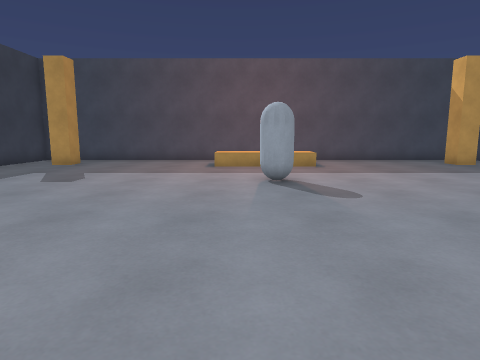
[1] (above)

15 first-person views from a walk through a Unity game level. The camera is 1.2 m above the floor, tilts 8° down and sees 75° across. The floor is counted in squares, 1 m on a side. Each view is taken from the middle of a square. On the plan, view 1 faces up. The plan holds only what a view shows up to about 13 squares ahead; the rest is blank.

[2]
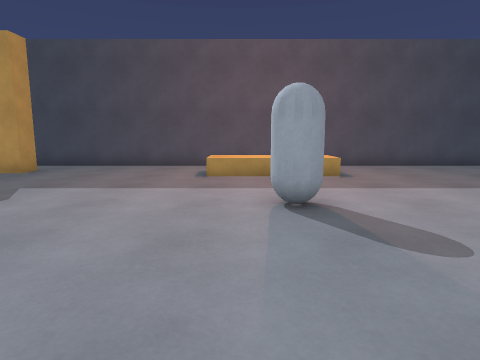

[3]
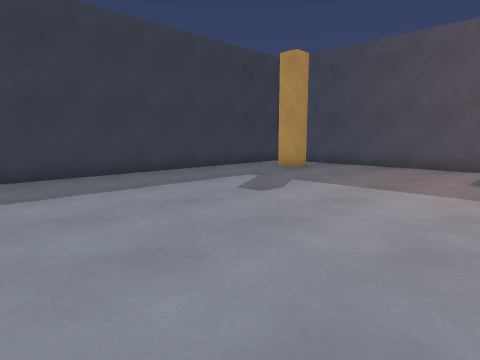

[4]
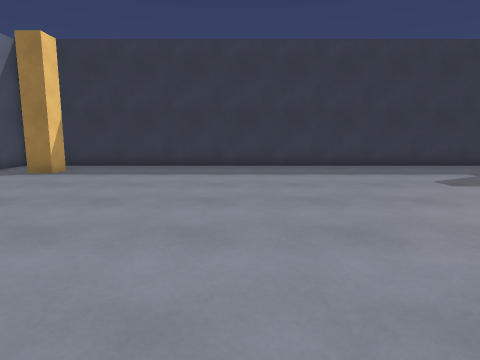

[5]
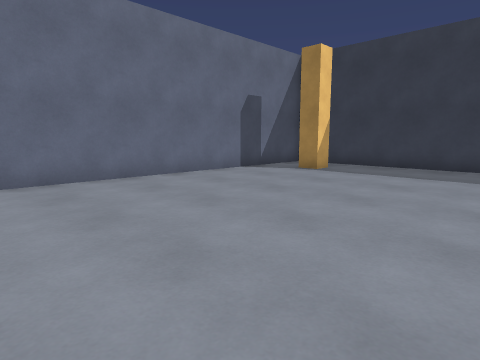

[6]
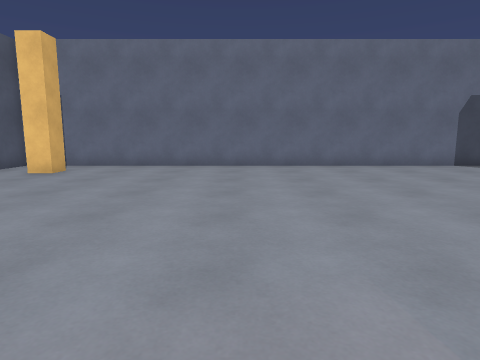

[7]
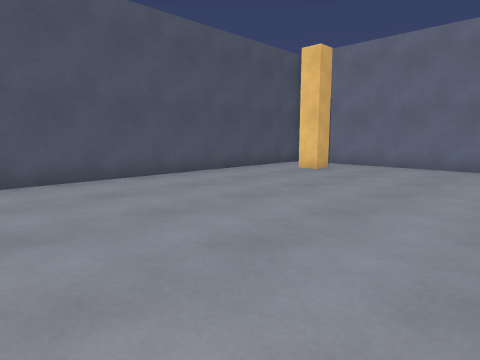

[8]
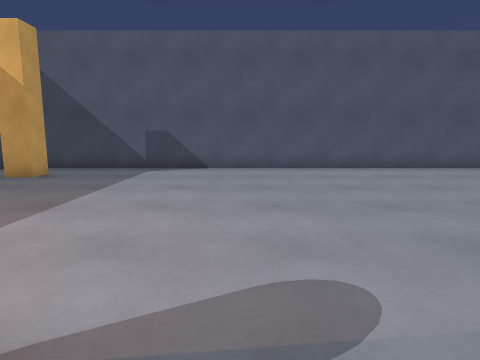

[9]
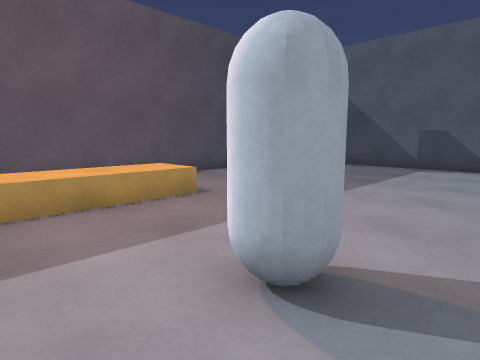

[10]
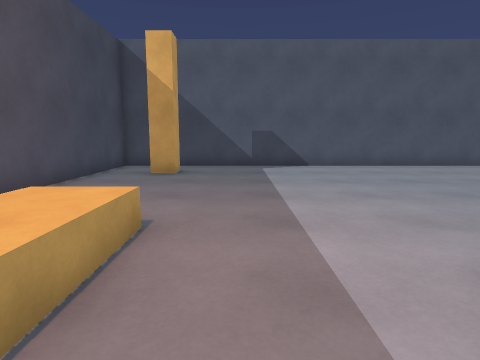

[11]
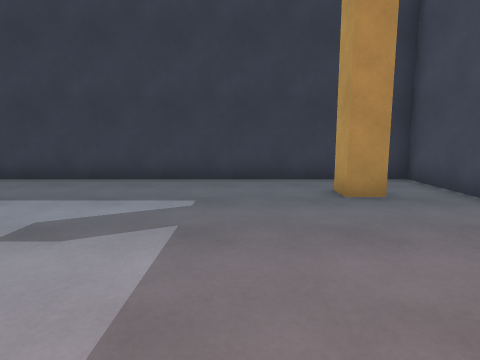

[12]
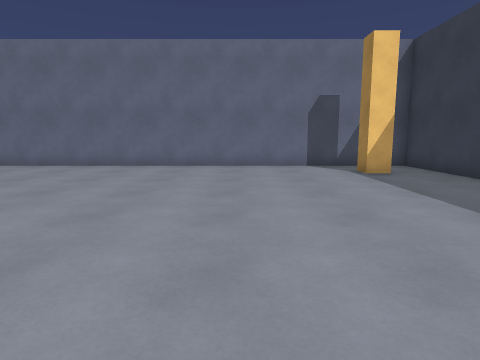

[13]
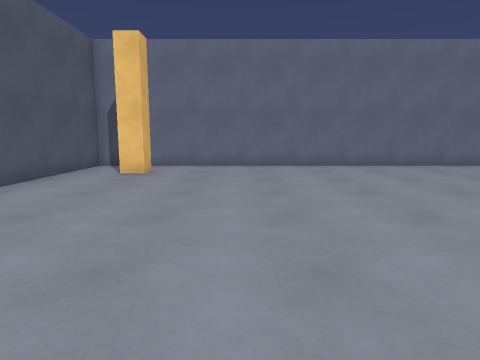

[14]
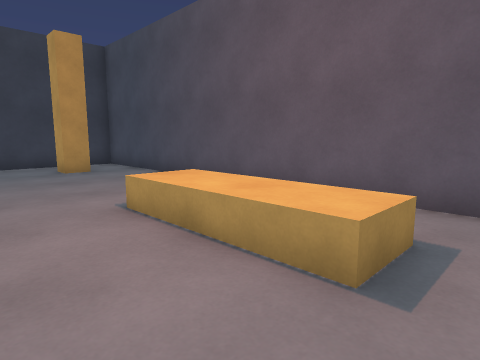

[15]
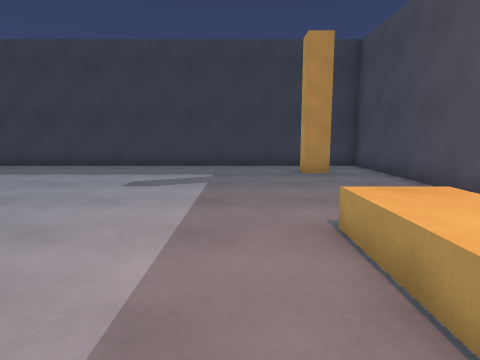

### Floor plan
Points are (right, up) in squares from view 1. A wall is a line through its corners. A room is listed if a view was taken in it or the views show most of it. See-through windows are left out.
Room 1 (views 1, 2, 3, 4, 5, 6, 7, 8, 9, 10, 11, 12, 13, 14, 15)
walls: (-8, -3.1) (-7.1, -3.1) (-7.1, -4); (-7.1, 14) (-7.1, 13.1) (-8, 13.1); (9.1, -4) (9.1, -3.1) (10, -3.1); (10, 13.1) (9.1, 13.1) (9.1, 14); (-6.5, -5.7) (8.5, -5.7); (11.7, -2.5) (11.7, 14.5); (-9.7, 14.5) (-9.7, -2.5); (10.5, 15.7) (-8.5, 15.7)
low walls: (3, 13.5) (3, 12.3) (-0.5, 12.3)
ways out: opening at (9.5, -5) to room 2; opening at (11, -3.5) to room 2; opening at (-9, -3.5) to room 3; opening at (-7.5, -5) to room 3; opening at (9.5, 15) to room 4; opening at (11, 13.5) to room 4; opening at (-9, 13.5) to room 5; opening at (-7.5, 15) to room 5
objects: other object (1, 8) to (1, 9)
Room 2 (no view inside)
walls: (8.5, -5.7) (11.7, -5.7) (11.7, -2.5)
ways out: opening at (9.5, -5) to room 1; opening at (11, -3.5) to room 1
Room 3 (no view inside)
walls: (-9.7, -2.5) (-9.7, -5.7) (-6.5, -5.7)
ways out: opening at (-9, -3.5) to room 1; opening at (-7.5, -5) to room 1
Room 4 (no view inside)
walls: (11.7, 14.5) (11.7, 15.7) (10.5, 15.7)
ways out: opening at (9.5, 15) to room 1; opening at (11, 13.5) to room 1
Room 5 (no view inside)
walls: (-8.5, 15.7) (-9.7, 15.7) (-9.7, 14.5)
ways out: opening at (-9, 13.5) to room 1; opening at (-7.5, 15) to room 1

Where each view was taken, in squares from view 1:
view 1: 0 up, 0 right, facing up
view 2: 3 up, 0 right, facing up
view 3: 3 up, 0 right, facing up-left
view 4: 3 up, 3 right, facing left
view 5: 3 up, 3 right, facing down-left
view 6: 7 up, 3 right, facing down
view 7: 7 up, 3 right, facing down-right
view 8: 7 up, 0 right, facing right
view 9: 7 up, 1 left, facing up-right
view 10: 11 up, 1 left, facing right
view 11: 11 up, 1 left, facing left
view 12: 7 up, 3 left, facing down
view 13: 7 up, 6 right, facing down
view 14: 10 up, 4 right, facing up-left
view 15: 11 up, 3 right, facing left
